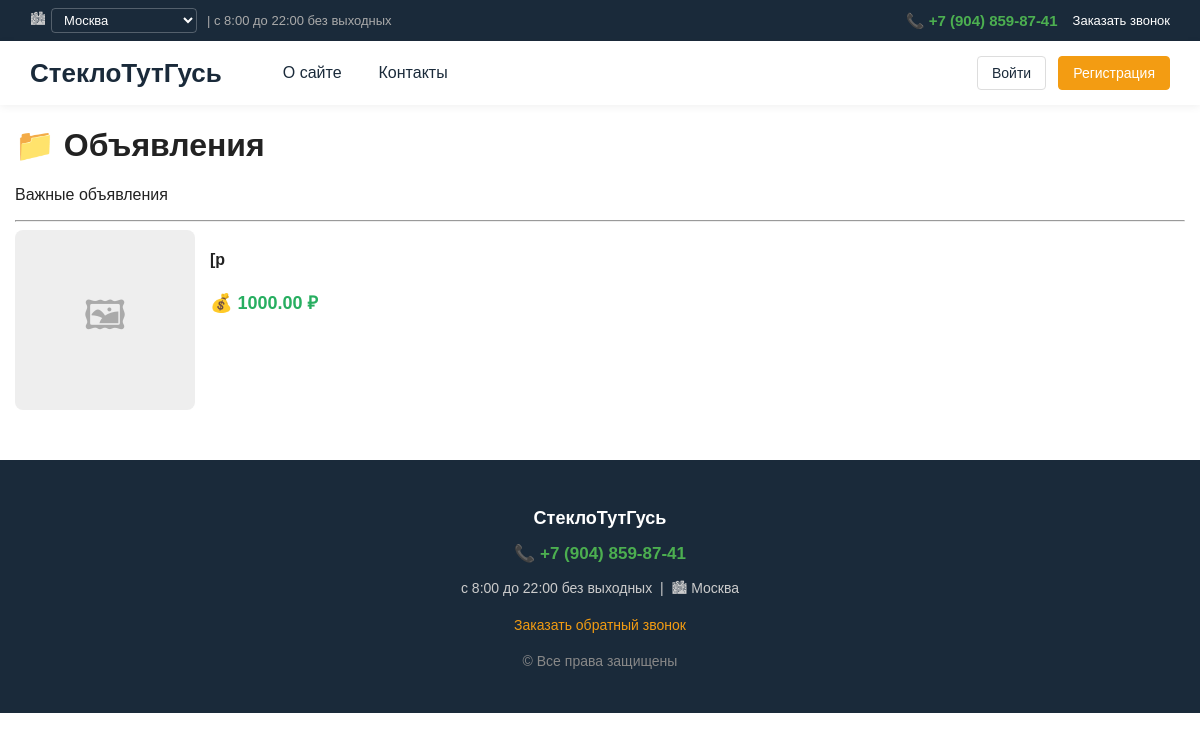
The page /category/3 on the database its author committed.
### app.py (models this page shows)
class Setting(db.Model):
    key = db.Column(db.String(50), primary_key=True)
    value = db.Column(db.Text, default='')

class MenuItem(db.Model):
    id = db.Column(db.Integer, primary_key=True)
    title = db.Column(db.String(100), nullable=False)
    url = db.Column(db.String(255), default='/')
    order = db.Column(db.Integer, default=0)

class Category(db.Model):
    id = db.Column(db.Integer, primary_key=True)
    name = db.Column(db.String(100), unique=True, nullable=False)
    description = db.Column(db.String(255), default='')
    items = db.relationship('Item', backref='category', cascade='all, delete-orphan')

class Item(db.Model):
    id = db.Column(db.Integer, primary_key=True)
    title = db.Column(db.String(200), nullable=False)
    description = db.Column(db.Text, default='')
    content = db.Column(db.Text, default='')
    price = db.Column(db.Float, default=0.0)
    phone = db.Column(db.String(30), default='')
    image = db.Column(db.String(255), default='')
    lamps = db.Column(db.Integer, default=0)
    diameter = db.Column(db.String(50), default='')
    height = db.Column(db.String(50), default='')
    is_hit = db.Column(db.Boolean, default=False)
    is_popular = db.Column(db.Boolean, default=False)
    category_id = db.Column(db.Integer, db.ForeignKey('category.id'), nullable=False)

### app.py (the view)
@app.route('/category/<int:cat_id>')
def category_view(cat_id):
    category = Category.query.get_or_404(cat_id)
    categories = Category.query.all()
    return render_template('category.html', category=category, categories=categories)

### app.py (called while the page is built)
def get_setting(key, default=''):
    s = db.session.get(Setting, key)
    return s.value if s else default

def get_current_city():
    city = request.cookies.get('user_city')
    if city:
        return city
    return get_setting('shop_city', 'Москва')

@app.context_processor
def inject_globals():
    cities_str = get_setting('cities_list',
        'Москва,Санкт-Петербург,Новосибирск,Екатеринбург,Казань,'
        'Нижний Новгород,Челябинск,Самара,Омск,Ростов-на-Дону,'
        'Уфа,Красноярск,Воронеж,Пермь,Волгоград')
    cities = [c.strip() for c in cities_str.split(',') if c.strip()]
    return {
        'menu_items': MenuItem.query.order_by(MenuItem.order).all(),
        'site_title': get_setting('site_title', '💡 Гусь-Люстра'),
        'bg_color': get_setting('bg_color', '#f4f6f9'),
        'bg_image': get_setting('bg_image', ''),
        'shop_phone': get_setting('shop_phone', ''),
        'shop_schedule': get_setting('shop_schedule', ''),
        'shop_city': get_setting('shop_city', ''),
        'cities': cities,
        'current_city': get_current_city(),
    }

### templates/category.html (shortened to what this page needs)
{% extends 'base.html' %}
{% block content %}
<h1>📁 {{ category.name }}</h1>
<p>{{ category.description }}</p>
<hr>
{% if category.items %}
    {% for item in category.items %}
        <div class="card" style="display:flex; gap:15px;">
            {% if item.image %}
                <img src="{{ url_for('static', filename='uploads/' + item.image) }}"
                     alt="{{ item.title }}"
                     style="width:180px; height:180px; object-fit:cover; border-radius:8px;">
            {% else %}
                <div style="width:180px; height:180px; background:#eee; border-radius:8px;
                            display:flex; align-items:center; justify-content:center;
                            color:#aaa; font-size:40px;">🖼</div>
            {% endif %}
            <div style="flex:1;">
                <h4>{{ item.title }}</h4>
                {% if item.price and item.price > 0 %}
                    <p style="font-size:18px; color:#27ae60; font-weight:bold;">
                        💰 {{ '%.2f'|format(item.price) }} ₽
                    </p>
                {% endif %}
            </div>
        </div>
    {% endfor %}
{% else %}
    <p>В этой категории пока ничего нет.</p>
{% endif %}
{% endblock %}

### templates/base.html (shortened to what this page needs)
<!DOCTYPE html>
<html lang="ru">
<head>
</head>
<body>
<div class="topbar">
    <div class="topbar-left">
        <form method="post" action="{{ url_for('set_city') }}" class="city-form">
            <span class="city-icon">🏙</span>
            <select name="city" class="city-select" onchange="this.form.submit()">
                {% for c in cities %}
                    <option value="{{ c }}" {% if c == current_city %}selected{% endif %}>{{ c }}</option>
                {% endfor %}
            </select>
        </form>
        <span class="schedule">| {{ shop_schedule }}</span>
    </div>
    <div class="topbar-right">
        <a href="tel:{{ shop_phone|replace(' ', '')|replace('(', '')|replace(')', '')|replace('-', '') }}" class="phone">
            📞 {{ shop_phone }}
        </a>
        <a href="#" onclick="openCallModal(event); return false;" class="callback-link">
            Заказать звонок
        </a>
    </div>
</div>
<header>
    <div class="logo">
        <a href="/">{{ site_title }}</a>
    </div>
    <nav class="main-menu">
        {% for m in menu_items %}
            <a href="{{ m.url }}">{{ m.title }}</a>
        {% endfor %}
    </nav>
    <div class="user-area">
        {% if current_user.is_authenticated %}
            <span>👤 {{ current_user.username }}</span>
            {% if current_user.is_admin %}
                <a href="{{ url_for('admin_panel') }}">Админка</a>
            {% endif %}
            <a href="{{ url_for('logout') }}">Выйти</a>
        {% else %}
            <a href="{{ url_for('login') }}">Войти</a>
            <a class="primary" href="{{ url_for('register') }}">Регистрация</a>
        {% endif %}
    </div>
</header>
<div class="container">
    {% block content %}{% endblock %}
</div>
<footer>
    <p style="font-size: 18px; color: #fff; margin-bottom: 12px;"><b>{{ site_title }}</b></p>
    <p>
        <a href="tel:{{ shop_phone|replace(' ', '')|replace('(', '')|replace(')', '')|replace('-', '') }}"
           style="color: #4CAF50; font-size: 17px; font-weight: bold; text-decoration: none;">
            📞 {{ shop_phone }}
        </a>
    </p>
    <p style="margin: 8px 0;">{{ shop_schedule }} &nbsp;|&nbsp; 🏙 {{ current_city }}</p>
    <p style="margin-top: 15px;">
        <a href="#" onclick="openCallModal(event); return false;"
           style="color: #f39c12; text-decoration: none;">
            Заказать обратный звонок
        </a>
    </p>
    <p style="margin-top: 20px; color: #888;">© Все права защищены</p>
</footer>
</body>
</html>

### rows shown on the page
Setting: city "Москва", value "Москва"
Setting: value "с 8:00 до 22:00 без выходных"
Setting: value "+7 (904) 859-87-41"
Setting: value "СтеклоТутГусь"
MenuItem: title "О сайте"
MenuItem: title "Контакты"
Category: name "Объявления", description "Важные объявления"
Item: title "[p", price "1000.00"
